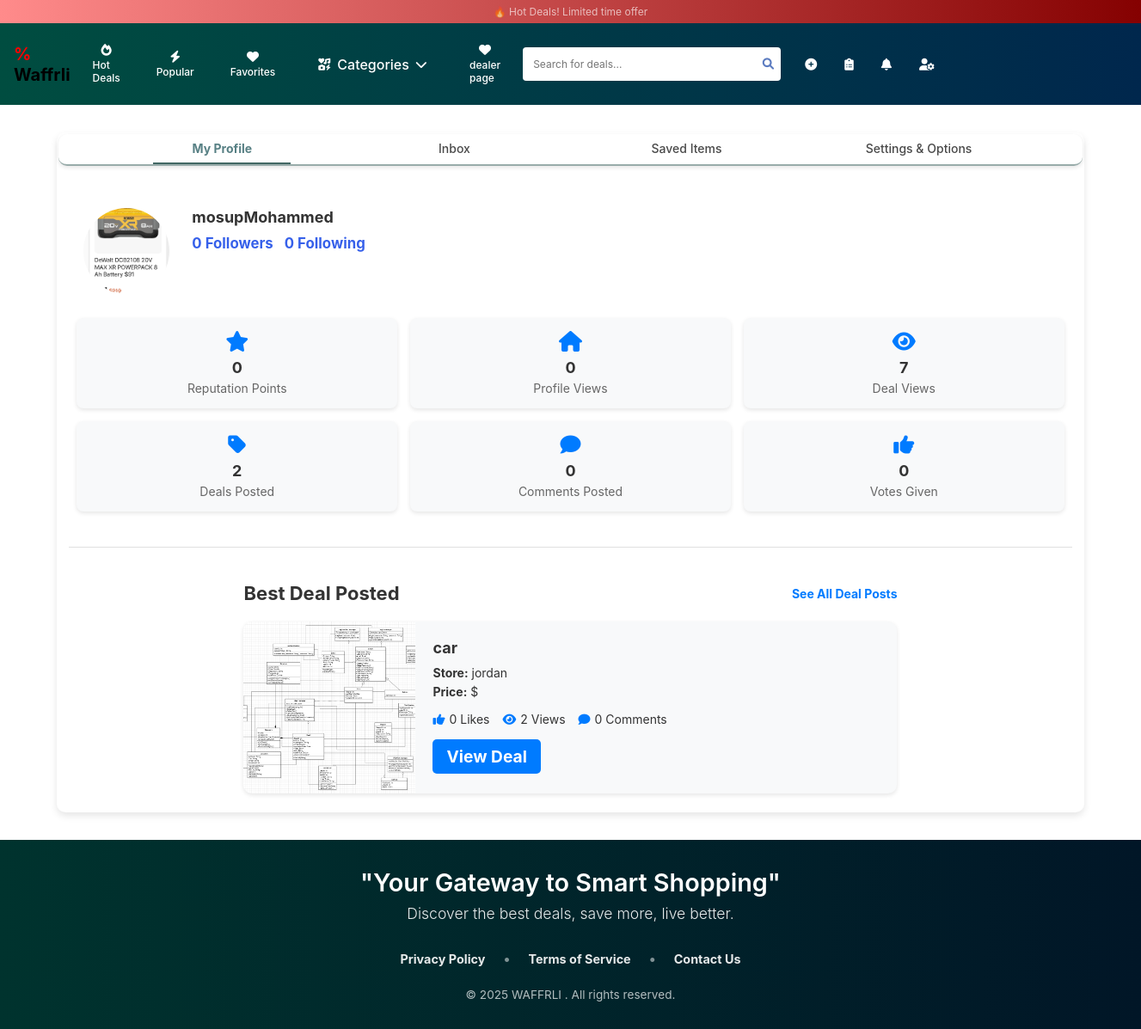
/user_profile/33/ (signed in), run on the app's committed database.
### waffrli/models.py (models this page shows, shortened)
class Customer(models.Model):
    user = models.OneToOneField(User, related_name='customer', on_delete=models.CASCADE, default=get_default_user)
    view_count = models.IntegerField(default=0)
    first_name = models.CharField(max_length=50)
    last_name = models.CharField(max_length=50)
    phone = models.CharField(max_length=10)
    email = models.EmailField(max_length=100)
    password = models.CharField(max_length=50)
    gender = models.CharField(max_length=1, choices=[
        ('M', 'Male'), ('F', 'Female'), ('O', 'Other'), ('N', 'Prefer not to say')
    ], default='N')
    City = models.CharField(max_length=100)
    latitude = models.FloatField(null=True, blank=True)
    longitude = models.FloatField(null=True, blank=True)
    formatted_address = models.CharField(max_length=255, null=True, blank=True)
    date_modified = models.DateTimeField(auto_now=True)
    image = models.ImageField(upload_to='uploads/product', null=True, blank=True)
    likes = models.ManyToManyField(User, related_name="Customer_like", blank=True)
    saved_products = models.ManyToManyField('Product', related_name="saved_by_customers", blank=True)

class Product(models.Model):
    user = models.ForeignKey(User, on_delete=models.CASCADE, null=True, blank=True)
    Name = models.CharField(max_length=255)
    Dealurl = models.URLField(unique=True)
    sale_price = models.DecimalField(max_digits=10, decimal_places=2, null=True, blank=True)
    Price = models.DecimalField(max_digits=10, decimal_places=2)
    Description = models.TextField()
    store = models.CharField(max_length=55)
    brand = models.CharField(max_length=55)
    category = models.ForeignKey('Category', on_delete=models.CASCADE)
    city = models.CharField(max_length=255)
    image = models.ImageField(upload_to='uploads/product/', null=True, blank=True)
    customer_pic_id = models.ForeignKey('Customer', on_delete=models.SET_NULL, null=True, blank=True, default=None)
    likes = models.ManyToManyField(User, related_name="Product_like", blank=True)
    views = models.IntegerField(default=0)
    create_at = models.DateTimeField(default=timezone.now)
    expires_at=models.DateTimeField(null=True,blank=True)
    class Meta:
        indexes = [
            models.Index(fields=['sale_price', 'Price']),  # For discount calculations
            models.Index(fields=['views', '-create_at']),  # For sorting by popularity
            models.Index(fields=['store', 'city', 'brand']),  # For common filtering combinations
            models.Index(fields=['category', 'sale_price']),  # For category filtering with price
        ]
        ordering = ['-create_at']  # Default ordering

### waffrli/views.py (the view)
# urls.py: path("user_profile/<str:identifier>/", user_profile, name="user_profile"),
def user_profile(request, identifier):
    profile_user = get_object_or_404(User, Q(id=identifier) | Q(username=identifier))
    is_following = Follow.objects.filter(follower=request.user, following=profile_user).exists()
    followers = profile_user.followers.all()
    following = profile_user.following.all()
    deal_count = Product.objects.filter(user=profile_user).count()
    comment_count = Comment.objects.filter(customer=profile_user.customer).count()
    best_deal = (
        Product.objects.filter(user=profile_user)
        .annotate(comment_count=Count("comments"))
        .order_by("-likes")
        .first()
    )
    if profile_user != request.user:
        try:
            customer_profile = profile_user.customer
            customer_profile.view_count += 1
            customer_profile.save()
            view_count = customer_profile.view_count
        except Customer.DoesNotExist:
            view_count = 0
    else:
        view_count = 0
    total_views = (
        Product.objects.filter(user=profile_user).aggregate(Sum("views"))["views__sum"] or 0
    )
    total_likes_received = (
        Product.objects.filter(user=profile_user).aggregate(Sum("likes"))["likes__sum"] or 0
    )
    reputation_points = total_likes_received * 5
    return render(
        request,
        "user_profile.html",
        {
            "user_profile": profile_user,
            "is_following": is_following,
            "followers": followers,
            "following": following,
            "deal_count": deal_count,
            "comment_count": comment_count,
            "view_count": view_count,
            "total_views": total_views,
            "total_likes_received": total_likes_received,
            "reputation_points": reputation_points,
            "best_deal": best_deal,
        },
    )

### waffrli/context_processors.py (called while the page is built)
def category_list(request):
    return {'categories': Category.objects.all()}  # Makes categories available in all templates

### waffrli/templates/user_profile.html (shortened to what this page needs)
{% extends "base.html" %}
{% load static %}
{% block content %}
<link href="{% static 'css/user_profile.css' %}" rel="stylesheet" />
<div class="user-container">
    <nav class="navbar">
        <ul>
            <li><a class="active" href="#">My Profile</a></li>
            <li><a href="{% url 'inbox'%}">Inbox</a></li>
            <li><a href="{%url 'saved_items' %}">Saved Items</a></li>
            <li><a href="{%url 'settings' %}">Settings & Options</a></li>
        </ul>
    </nav>
    <div class="profile-container">
        <div class="profile-header">
            <div class="profile-left">
                {% if user_profile.customer and user_profile.customer.image %}
                    <img src="{{ user_profile.customer.image.url }}" alt="User Icon" class="profile-pic" />
                {% else %}
                    <img src="{% static 'images/default-profile.png' %}" alt="Default User" class="profile-pic" />
                {% endif %}
                <div class="profile-info">
                    <h2 class="username">{{ user_profile.username }}</h2>
                    <div class="follow-stats">
                        <a href="#"><span class="follow-count"><strong>{{ followers|length }}</strong> Followers</span></a>
                        <a href="#"><span class="follow-count"><strong>{{ following|length }}</strong> Following</span></a>
                    </div>
                </div>
            </div>
            <div class="stats-container">
                <div class="stat-box">
                    <i class="fa-solid fa-star"></i>
                    <span class="stat-value">{{ reputation_points }}</span>
                    <span class="stat-label">Reputation Points</span>
                </div>
                <div class="stat-box">
                    <i class="fa-solid fa-home"></i>
                    <span class="stat-value">{{ view_count }}</span>
                    <span class="stat-label">Profile Views</span>
                </div>
                <div class="stat-box">
                    <i class="fa-solid fa-eye"></i>
                    <span class="stat-value">{{ total_views }}</span>
                    <span class="stat-label">Deal Views</span>
                </div>
                <div class="stat-box">
                    <i class="fa-solid fa-tag"></i>
                    <span class="stat-value">{{ deal_count }}</span>
                    <span class="stat-label">Deals Posted</span>
                </div>
                <div class="stat-box">
                    <i class="fa-solid fa-comment"></i>
                    <span class="stat-value">{{ comment_count }}</span>
                    <span class="stat-label">Comments Posted</span>
                </div>
                <div class="stat-box">
                    <i class="fa-solid fa-thumbs-up"></i>
                    <span class="stat-value">{{ total_likes_received }}</span>
                    <span class="stat-label">Votes Given</span>
                </div>
            </div>
        </div>
    </div>
    <hr>
    <div class="best-deal">
        <h3>Best Deal Posted <a href="#" class="see-all">See All Deal Posts</a></h3>
        {% if best_deal %}
            <div class="deal-card">
                <div class="deal-image">
                    <img src="{{ best_deal.image.url }}" alt="{{ best_deal.Name }}">
                </div>
                <div class="deal-details">
                    <h4 class="deal-title">{{ best_deal.Name }}</h4>
                    <p class="deal-store"><strong>Store:</strong> {{ best_deal.store }}</p>
                    <p class="deal-price"><strong>Price:</strong> ${{ best_deal.price }}</p>
                    <div class="deal-stats">
                        <p class="deal-likes"><i class="fa-solid fa-thumbs-up"></i> {{ best_deal.likes.count }} Likes</p>
                        <p class="deal-views"><i class="fa-solid fa-eye"></i> {{ best_deal.views }} Views</p>
                        <p class="deal-comments"><i class="fa-solid fa-comment"></i> {{ best_deal.comment_count }} Comments</p>
                    </div>
                    <a href="{{ best_deal.Dealurl }}" target="_blank" class="deal-btn">View Deal</a>
                </div>
            </div>
        {% endif %}
    </div>
</div>
{% endblock %}

### waffrli/templates/base.html (shortened to what this page needs)
{% load static %}
<html lang="en">
  <head>
    <link rel="stylesheet" href="https://cdnjs.cloudflare.com/ajax/libs/font-awesome/6.0.0/css/all.min.css">
    <link href="{% static 'css/style.css' %}" rel="stylesheet" />
  </head>
  <body>
    {% include 'navbar.html'%}
    {% block content %} {% endblock %}
    <footer class="footer">
      <div class="footer-content">
          <div class="footer-quote">
              <p class="quote-text">"Your Gateway to Smart Shopping"</p>
              <p class="quote-subtext">Discover the best deals, save more, live better.</p>
          </div>
          <div class="footer-links">
              <a href="#">Privacy Policy</a>
              <span class="divider">•</span>
              <a href="#">Terms of Service</a>
              <span class="divider">•</span>
              <a href="#">Contact Us</a>
          </div>
          <div class="footer-copyright">
              <p>&copy; 2025 WAFFRLI . All rights reserved.</p>
          </div>
      </div>
  </footer>
  </body>
</html>

### waffrli/templates/navbar.html (shortened to what this page needs)
<header>
  <div class="announcement-bar">🔥 Hot Deals! Limited time offer</div>
  <div class="main-header">
      <div class="header-left">
          <a href="{% url 'home' %}">
              <div class="logo"> <span style="color: red;" class="tag-icon">%</span>
                  Waffrli
              </div>
          </a>
          <div class="nav-categories">
              <a href="{% url 'hot_deals' %}" class="nav-link">
                  <i class="fas fa-fire"></i>
                  <span>Hot Deals</span>
              </a>
              <a href="{% url 'popular_deals' %}" class="nav-link">
                  <i class="fas fa-bolt"></i>
                  <span>Popular</span>
              </a>
              <a href="#" class="nav-link">
                  <i class="fas fa-heart"></i>
                  <span>Favorites</span>
              </a>
              <div class="dropdown">
                <button class="nav-link dropdown-toggle">
                    <i class="fas fa-thin fa-icons"></i>
                    Categories
                    <i class="fas fa-chevron-down"></i>
                </button>
            </div>
              <a href="CustomerProfile.html" class="nav-link">
                  <i class="fas fa-heart"></i>
                  <span>dealer page</span>
              </a>
          </div>
      </div>
      <div class="search-container">
          <div class="search-wrapper">
              <input type="text" placeholder="Search for deals..." class="search-input" autocomplete="off"
                  onkeyup="showSuggestions()" id="search-bar">
              <button class="search-button">
                  <i class="fas fa-search"></i>
              </button>
          </div>
      </div>
      <div class="nav-right">
          <a href="{% url 'post_deal' %}">
              <div class="nav-actions">
                  <button class="icon-button" title="Post Deal">
                      <i class="fa-solid fa-circle-plus"></i>
                  </button>
          </a>
          <a href="{% url 'wishlist' %}">
              <button class="icon-button" title="Wishlist">
                  <i class="fa-solid fa-clipboard-list"></i>
              </button> </a>
              <a href="{% url 'notifications' %}" class="icon-button" title="Alerts">
                <i class="fa-solid fa-bell"></i>
            </a>
          <div class="dropdown">
            <button class="icon-button" title="Account">
                <i class="fa-solid fa-user-gear"></i>
            </button>
        </div>
      </div>
  </div>
</header>

### static/css/style.css (style rules this page uses)
* { margin: 0; padding: 0; box-sizing: border-box; font-family: -apple-system, BlinkMacSystemFont, "Segoe UI", Roboto, Oxygen, Ubuntu, Cantarell, sans-serif; }
:root { --primary-color: #646cff; --secondary-color: #535bf2; --background-color: #f5f5f5; --text-color: #213547; --border-color: #e0e0e0; }
body { background-color: white; color: #333; }
.announcement-bar { background: linear-gradient(90deg, #ff4747a1, #850101); color: rgba(255, 255, 255, 0.651); text-align: center; padding: 1px; font-size: 11px; }
.main-header { background: linear-gradient(90deg, #004d40, #00274d); padding: 1rem; display: flex; align-items: center; justify-content: space-between; color: white; }
.header-left { display: flex; align-items: center; gap: 1.5rem; }
.logo { font-size: 1.3rem; font-weight: bold; }
.nav-categories { display: flex; align-items: center; gap: 1rem; }
.nav-link { display: flex; align-items: center; gap: 0.5rem; color: white; text-decoration: none; padding: 0.5rem 1rem; transition: background-color 0.3s; font-size: 0.875rem; font-weight: 500; border: none; background: none; cursor: pointer; transition: all 0.2s; }
.nav-link i { font-size: 1rem; }
body, button, a { margin: 0; padding: 0; box-sizing: border-box; }
.dropdown { position: relative; display: inline-block; }
.nav-link.dropdown-toggle { background-color: #004d4000; color: white; padding: 12px 24px; font-size: 16px; border: none; border-radius: 5px; cursor: pointer; display: flex; align-items: center; gap: 8px; transition: background-color 0.3s ease; }
.nav-right { display: flex; align-items: center; justify-content: space-between; gap: 1.5rem; padding-right: 17rem; }
.search-container { position: relative; }
.search-wrapper { position: relative; width: 300px; }
.search-input { width: 100%; padding: 0.75rem; padding-right: 2.5rem; border: none; border-radius: 4px; font-size: 0.9rem; }
.search-button { position: absolute; right: 0.5rem; top: 50%; transform: translateY(-50%); background: none; border: none; color: #3960b3d3; cursor: pointer; }
.nav-actions { display: flex; align-items: center; gap: 1rem; }
a { color: black; text-decoration: none; font-size: larger; font-weight: 700; font-style: bold; flex-direction: column; }
.icon-button i { font-size: 1.2rem; }
@media (min-width: 993px) and (max-width: 1433px) { .announcement-bar { font-size: 12px; padding: 6px; } }
@media (min-width: 993px) and (max-width: 1433px) { .logo { font-size: 20px; } }
@media (min-width: 993px) and (max-width: 1433px) { .nav-link, .icon-button { font-size: 12px; gap: 3px; } }
@media (min-width: 993px) and (max-width: 1433px) { .nav-link i, .icon-button i { font-size: 14px; } }
@media (min-width: 993px) and (max-width: 1433px) { .search-container { max-width: 300px; margin: 0 10px; } }
@media (min-width: 993px) and (max-width: 1433px) { .search-input { font-size: 12px; } }
@media (min-width: 993px) and (max-width: 1433px) { .header-left, .nav-right { gap: 10px; } }
@media (min-width: 993px) and (max-width: 1433px) { .nav-categories { gap: 10px; } }
@media (min-width: 993px) and (max-width: 1433px) { .icon-button i { margin-right: 0; } }
.profile-pic { border-radius: 50%; margin-right: 6px; }
.username { color: #333; font-size: 10px; }
.footer { background: linear-gradient(90deg, #00332e, #011627); padding: 2rem 0; margin-top: 2rem; color: white; }
.footer-content { max-width: 1200px; margin: 0 auto; padding: 0 2rem; text-align: center; }
.footer-quote { margin-bottom: 2rem; }
.quote-text { font-size: 1.8rem; font-weight: 600; margin-bottom: 0.5rem; color: #fff; }
.quote-subtext { font-size: 1.1rem; color: rgba(255, 255, 255, 0.9); font-weight: 300; }
.footer-links { margin-bottom: 1.5rem; }
.footer-links a { color: rgba(255, 255, 255, 0.9); text-decoration: none; font-size: 0.9rem; transition: color 0.3s; }
.divider { color: rgba(255, 255, 255, 0.5); margin: 0 1rem; }
.footer-copyright { color: rgba(255, 255, 255, 0.7); font-size: 0.85rem; }

### data on the page
Product: image (picture), Name "car", store "jordan", likes.count "0", views "2", comment_count "0"

### other printed values
{{ user_profile.username }} "mosupMohammed"
{{ followers|length }} "0"
{{ following|length }} "0"
{{ reputation_points }} "0"
{{ view_count }} "0"
{{ total_views }} "7"
{{ deal_count }} "2"
{{ comment_count }} "0"
{{ total_likes_received }} "0"
